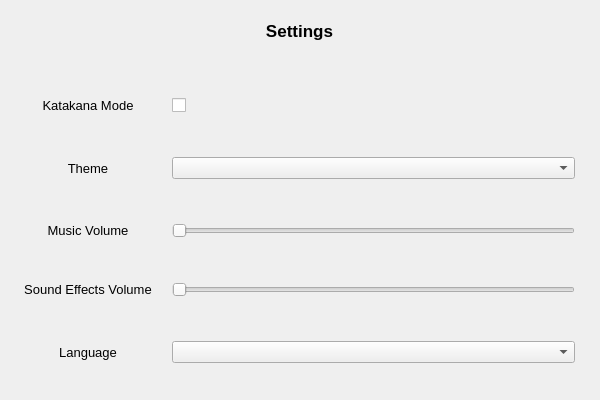
<?xml version="1.0" encoding="UTF-8"?>
<ui version="4.0">
 <class>TypingHelperClass</class>
 <widget class="QMainWindow" name="TypingHelperClass">
  <property name="geometry">
   <rect>
    <x>0</x>
    <y>0</y>
    <width>600</width>
    <height>400</height>
   </rect>
  </property>
  <property name="windowTitle">
   <string>TypingHelper</string>
  </property>
  <widget class="QWidget" name="centralWidget">
   <property name="sizePolicy">
    <sizepolicy hsizetype="MinimumExpanding" vsizetype="MinimumExpanding">
     <horstretch>0</horstretch>
     <verstretch>0</verstretch>
    </sizepolicy>
   </property>
   <widget class="QStackedWidget" name="main_menu">
    <property name="geometry">
     <rect>
      <x>-1</x>
      <y>0</y>
      <width>601</width>
      <height>400</height>
     </rect>
    </property>
    <property name="sizePolicy">
     <sizepolicy hsizetype="Preferred" vsizetype="Preferred">
      <horstretch>0</horstretch>
      <verstretch>0</verstretch>
     </sizepolicy>
    </property>
    <property name="currentIndex">
     <number>1</number>
    </property>
    <widget class="QWidget" name="main_page">
     <widget class="QWidget" name="gridLayoutWidget">
      <property name="geometry">
       <rect>
        <x>0</x>
        <y>0</y>
        <width>610</width>
        <height>401</height>
       </rect>
      </property>
      <layout class="QGridLayout" name="main_menu_layout">
       <property name="leftMargin">
        <number>200</number>
       </property>
       <property name="topMargin">
        <number>15</number>
       </property>
       <property name="rightMargin">
        <number>200</number>
       </property>
       <property name="bottomMargin">
        <number>30</number>
       </property>
       <property name="horizontalSpacing">
        <number>0</number>
       </property>
       <property name="verticalSpacing">
        <number>37</number>
       </property>
       <item row="1" column="0">
        <widget class="QPushButton" name="main_start_button">
         <property name="sizePolicy">
          <sizepolicy hsizetype="Preferred" vsizetype="Preferred">
           <horstretch>0</horstretch>
           <verstretch>0</verstretch>
          </sizepolicy>
         </property>
         <property name="cursor">
          <cursorShape>PointingHandCursor</cursorShape>
         </property>
         <property name="text">
          <string>Start</string>
         </property>
        </widget>
       </item>
       <item row="0" column="0">
        <widget class="QLabel" name="main_label">
         <property name="font">
          <font>
           <pointsize>13</pointsize>
           <bold>true</bold>
          </font>
         </property>
         <property name="text">
          <string>Japanese Typing Helper</string>
         </property>
         <property name="scaledContents">
          <bool>true</bool>
         </property>
         <property name="alignment">
          <set>Qt::AlignCenter</set>
         </property>
        </widget>
       </item>
       <item row="4" column="0">
        <widget class="QPushButton" name="main_quit_button">
         <property name="sizePolicy">
          <sizepolicy hsizetype="Preferred" vsizetype="Preferred">
           <horstretch>0</horstretch>
           <verstretch>0</verstretch>
          </sizepolicy>
         </property>
         <property name="cursor">
          <cursorShape>PointingHandCursor</cursorShape>
         </property>
         <property name="text">
          <string>Quit</string>
         </property>
        </widget>
       </item>
       <item row="3" column="0">
        <widget class="QPushButton" name="main_options_button">
         <property name="sizePolicy">
          <sizepolicy hsizetype="Preferred" vsizetype="Preferred">
           <horstretch>0</horstretch>
           <verstretch>0</verstretch>
          </sizepolicy>
         </property>
         <property name="cursor">
          <cursorShape>PointingHandCursor</cursorShape>
         </property>
         <property name="text">
          <string>Settings</string>
         </property>
        </widget>
       </item>
       <item row="2" column="0">
        <widget class="QPushButton" name="main_layouts_button">
         <property name="sizePolicy">
          <sizepolicy hsizetype="Preferred" vsizetype="Preferred">
           <horstretch>0</horstretch>
           <verstretch>0</verstretch>
          </sizepolicy>
         </property>
         <property name="cursor">
          <cursorShape>PointingHandCursor</cursorShape>
         </property>
         <property name="text">
          <string>Layout Options</string>
         </property>
        </widget>
       </item>
      </layout>
     </widget>
    </widget>
    <widget class="QWidget" name="settings_page">
     <widget class="QWidget" name="gridLayoutWidget_2">
      <property name="geometry">
       <rect>
        <x>0</x>
        <y>60</y>
        <width>601</width>
        <height>341</height>
       </rect>
      </property>
      <layout class="QGridLayout" name="settings_layout">
       <property name="leftMargin">
        <number>25</number>
       </property>
       <property name="topMargin">
        <number>0</number>
       </property>
       <property name="rightMargin">
        <number>25</number>
       </property>
       <property name="bottomMargin">
        <number>0</number>
       </property>
       <property name="horizontalSpacing">
        <number>20</number>
       </property>
       <item row="2" column="0">
        <widget class="QLabel" name="musicLabel">
         <property name="font">
          <font>
           <pointsize>10</pointsize>
          </font>
         </property>
         <property name="text">
          <string>Music Volume</string>
         </property>
         <property name="alignment">
          <set>Qt::AlignCenter</set>
         </property>
        </widget>
       </item>
       <item row="3" column="0">
        <widget class="QLabel" name="sfxLabel">
         <property name="font">
          <font>
           <pointsize>10</pointsize>
          </font>
         </property>
         <property name="text">
          <string>Sound Effects Volume</string>
         </property>
         <property name="alignment">
          <set>Qt::AlignCenter</set>
         </property>
        </widget>
       </item>
       <item row="2" column="1">
        <widget class="QSlider" name="musicVolume">
         <property name="orientation">
          <enum>Qt::Horizontal</enum>
         </property>
        </widget>
       </item>
       <item row="1" column="0">
        <widget class="QLabel" name="themeLabel">
         <property name="font">
          <font>
           <pointsize>10</pointsize>
          </font>
         </property>
         <property name="text">
          <string>Theme</string>
         </property>
         <property name="alignment">
          <set>Qt::AlignCenter</set>
         </property>
        </widget>
       </item>
       <item row="4" column="0">
        <widget class="QLabel" name="languageLabel">
         <property name="font">
          <font>
           <pointsize>10</pointsize>
          </font>
         </property>
         <property name="text">
          <string>Language</string>
         </property>
         <property name="alignment">
          <set>Qt::AlignCenter</set>
         </property>
        </widget>
       </item>
       <item row="0" column="1">
        <widget class="QCheckBox" name="katakanaModeBox">
         <property name="text">
          <string/>
         </property>
        </widget>
       </item>
       <item row="3" column="1">
        <widget class="QSlider" name="sfxVolume">
         <property name="orientation">
          <enum>Qt::Horizontal</enum>
         </property>
        </widget>
       </item>
       <item row="0" column="0">
        <widget class="QLabel" name="katakanaLabel">
         <property name="font">
          <font>
           <pointsize>10</pointsize>
          </font>
         </property>
         <property name="text">
          <string>Katakana Mode</string>
         </property>
         <property name="alignment">
          <set>Qt::AlignCenter</set>
         </property>
        </widget>
       </item>
       <item row="4" column="1">
        <widget class="QComboBox" name="languageBox"/>
       </item>
       <item row="1" column="1">
        <widget class="QComboBox" name="themeBox"/>
       </item>
      </layout>
     </widget>
     <widget class="QLabel" name="label_6">
      <property name="geometry">
       <rect>
        <x>0</x>
        <y>0</y>
        <width>601</width>
        <height>61</height>
       </rect>
      </property>
      <property name="font">
       <font>
        <pointsize>13</pointsize>
        <bold>true</bold>
        <stylestrategy>PreferAntialias</stylestrategy>
       </font>
      </property>
      <property name="text">
       <string>Settings</string>
      </property>
      <property name="alignment">
       <set>Qt::AlignCenter</set>
      </property>
     </widget>
    </widget>
    <widget class="QWidget" name="chooser_page">
     <widget class="QWidget" name="gridLayoutWidget_3">
      <property name="geometry">
       <rect>
        <x>0</x>
        <y>0</y>
        <width>601</width>
        <height>401</height>
       </rect>
      </property>
      <layout class="QGridLayout" name="chooser_layout"/>
     </widget>
    </widget>
    <widget class="QWidget" name="game_page">
     <widget class="QWidget" name="gridLayoutWidget_4">
      <property name="geometry">
       <rect>
        <x>0</x>
        <y>252</y>
        <width>601</width>
        <height>148</height>
       </rect>
      </property>
      <layout class="QGridLayout" name="bottom_game_layout">
       <property name="sizeConstraint">
        <enum>QLayout::SetDefaultConstraint</enum>
       </property>
       <property name="leftMargin">
        <number>150</number>
       </property>
       <property name="topMargin">
        <number>0</number>
       </property>
       <property name="rightMargin">
        <number>150</number>
       </property>
       <property name="bottomMargin">
        <number>13</number>
       </property>
       <property name="horizontalSpacing">
        <number>95</number>
       </property>
       <property name="verticalSpacing">
        <number>32</number>
       </property>
       <item row="0" column="0">
        <widget class="QLabel" name="correct_label">
         <property name="font">
          <font>
           <pointsize>22</pointsize>
           <bold>true</bold>
          </font>
         </property>
         <property name="text">
          <string>Correct
0</string>
         </property>
         <property name="alignment">
          <set>Qt::AlignCenter</set>
         </property>
        </widget>
       </item>
       <item row="0" column="1">
        <widget class="QLabel" name="wrong_label">
         <property name="font">
          <font>
           <pointsize>22</pointsize>
           <bold>true</bold>
          </font>
         </property>
         <property name="text">
          <string>Wrong
0</string>
         </property>
         <property name="alignment">
          <set>Qt::AlignCenter</set>
         </property>
        </widget>
       </item>
       <item row="1" column="0">
        <widget class="QPushButton" name="main_menu_game_button">
         <property name="text">
          <string>Main Menu</string>
         </property>
        </widget>
       </item>
       <item row="1" column="1">
        <widget class="QPushButton" name="game_reset_button">
         <property name="text">
          <string>Reset</string>
         </property>
        </widget>
       </item>
      </layout>
     </widget>
     <widget class="QLabel" name="current_character_label">
      <property name="geometry">
       <rect>
        <x>0</x>
        <y>0</y>
        <width>601</width>
        <height>251</height>
       </rect>
      </property>
      <property name="font">
       <font>
        <pointsize>160</pointsize>
        <italic>false</italic>
        <bold>true</bold>
        <underline>false</underline>
        <strikeout>false</strikeout>
        <kerning>true</kerning>
       </font>
      </property>
      <property name="layoutDirection">
       <enum>Qt::LeftToRight</enum>
      </property>
      <property name="text">
       <string>を</string>
      </property>
      <property name="alignment">
       <set>Qt::AlignBottom|Qt::AlignHCenter</set>
      </property>
     </widget>
    </widget>
   </widget>
  </widget>
 </widget>
 <layoutdefault spacing="6" margin="11"/>
 <resources>
  <include location="typinghelper.qrc"/>
 </resources>
 <connections/>
</ui>
